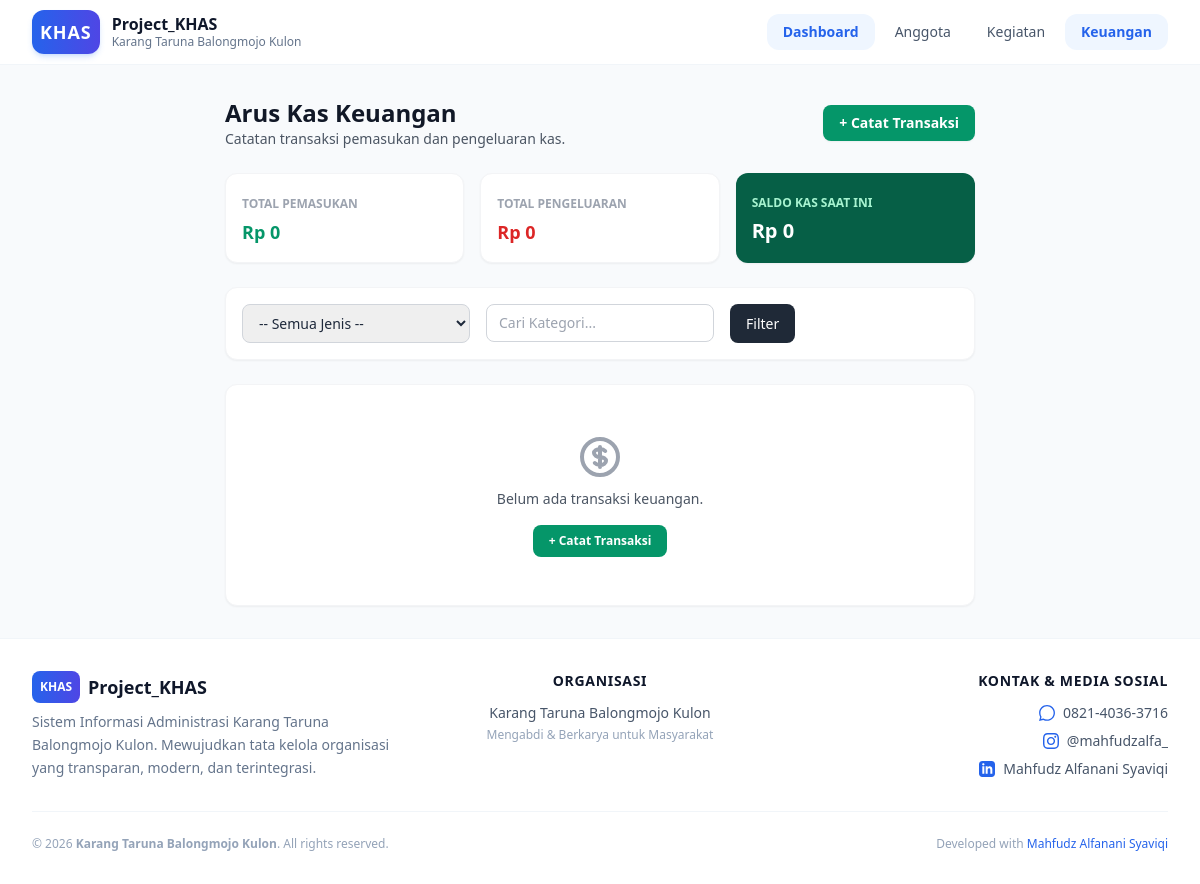
Page /keuangan/index.php on the earlier database version.
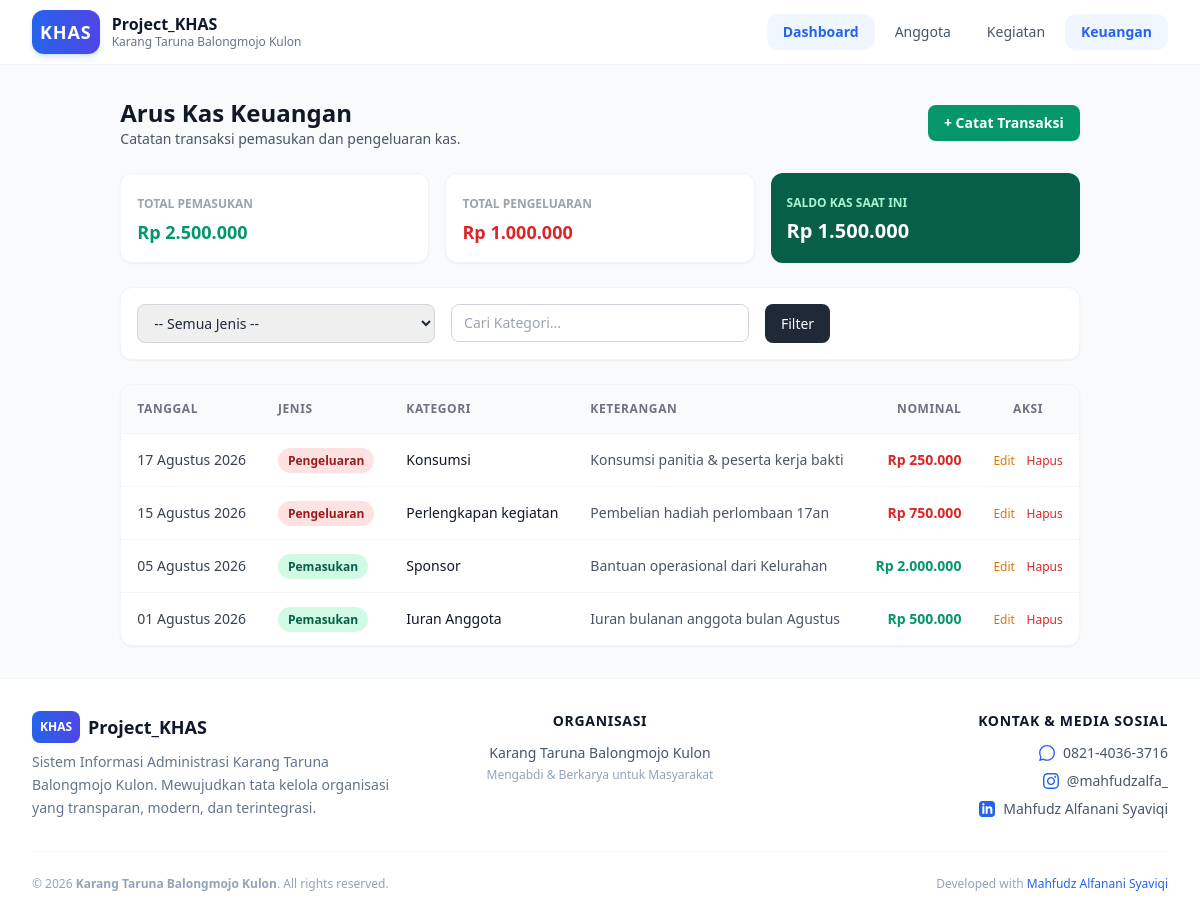
Same page on the later database version.
### tables this page shows
CREATE TABLE IF NOT EXISTS `keuangan` (
  `id` INT AUTO_INCREMENT PRIMARY KEY,
  `tanggal` DATE NOT NULL,
  `jenis` ENUM('Pemasukan', 'Pengeluaran') NOT NULL,
  `kategori` VARCHAR(50) NOT NULL,
  `keterangan` TEXT NOT NULL,
  `nominal` DECIMAL(12,2) NOT NULL DEFAULT 0.00,
  `created_at` TIMESTAMP DEFAULT CURRENT_TIMESTAMP,
  `updated_at` TIMESTAMP DEFAULT CURRENT_TIMESTAMP ON UPDATE CURRENT_TIMESTAMP
);

### config/database.php (called while the page is built, shortened)
<?php
function base_url($path = '')
{
  return 'http://localhost/Project_Khas/' . ltrim($path, '/');
}
function format_rupiah($angka)
{
  return 'Rp ' . number_format($angka, 0, ',', '.');
}
function format_tanggal($tanggal)
{
  $bulan = [
    1 => 'Januari',
    'Februari',
    'Maret',
    'April',
    'Mei',
    'Juni',
    'Juli',
    'Agustus',
    'September',
    'Oktober',
    'November',
    'Desember'
  ];
  $split = explode('-', $tanggal);
  return $split[2] . ' ' . $bulan[(int)$split[1]] . ' ' . $split[0];
}

### keuangan/index.php (the view, shortened to what the changed rows need)
<?php
require_once __DIR__ . '/../config/database.php';
$query = "SELECT * FROM keuangan WHERE 1=1";
$params = [];
$query .= " ORDER BY tanggal DESC, id DESC";
$stmt = $pdo->prepare($query);
$stmt->execute($params);
$keuangan_list = $stmt->fetchAll();
$tot_masuk = $pdo->query("SELECT SUM(nominal) FROM keuangan WHERE jenis = 'Pemasukan'")->fetchColumn() ?: 0;
$tot_keluar = $pdo->query("SELECT SUM(nominal) FROM keuangan WHERE jenis = 'Pengeluaran'")->fetchColumn() ?: 0;
$saldo = $tot_masuk - $tot_keluar;
require_once __DIR__ . '/../includes/header.php';
require_once __DIR__ . '/../includes/navbar.php';
?>
<main class="max-w-7xl mx-auto px-4 sm:px-6 lg:px-8 py-8 flex-grow">
  <div class="flex flex-col md:flex-row md:items-center justify-between gap-4 mb-6">
    <div>
      <h1 class="text-2xl font-bold text-gray-900">Arus Kas Keuangan</h1>
    </div>
  </div>
  <div class="grid grid-cols-1 sm:grid-cols-3 gap-4 mb-6">
    <div class="bg-white p-4 rounded-xl border border-gray-100 shadow-sm">
      <span class="text-xs font-semibold text-gray-400 uppercase">Total Pemasukan</span>
      <div class="text-lg font-bold text-emerald-600 mt-1"><?= format_rupiah($tot_masuk) ?></div>
    </div>
    <div class="bg-white p-4 rounded-xl border border-gray-100 shadow-sm">
      <span class="text-xs font-semibold text-gray-400 uppercase">Total Pengeluaran</span>
      <div class="text-lg font-bold text-red-600 mt-1"><?= format_rupiah($tot_keluar) ?></div>
    </div>
    <div class="bg-emerald-800 text-white p-4 rounded-xl shadow-sm">
      <span class="text-xs font-semibold text-emerald-200 uppercase">Saldo Kas Saat Ini</span>
      <div class="text-xl font-black mt-1"><?= format_rupiah($saldo) ?></div>
    </div>
  </div>
  <div class="bg-white rounded-xl shadow-sm border border-gray-100 overflow-hidden">
    <?php if (empty($keuangan_list)): ?>
      <div class="text-center py-12 px-4">
        <p class="mt-2 text-sm text-gray-600 font-medium">Belum ada transaksi keuangan.</p>
        <a href="<?= base_url('keuangan/tambah.php') ?>" class="mt-4 inline-block px-4 py-2 bg-emerald-600 text-white text-xs font-semibold rounded-lg hover:bg-emerald-700">+ Catat Transaksi</a>
      </div>
    <?php else: ?>
      <div class="overflow-x-auto">
        <table class="w-full text-left border-collapse text-sm">
          <thead>
            <tr class="bg-gray-50 border-b border-gray-100 text-gray-500 uppercase text-xs tracking-wider">
              <th class="p-4">Tanggal</th>
              <th class="p-4">Jenis</th>
              <th class="p-4">Kategori</th>
              <th class="p-4">Keterangan</th>
              <th class="p-4 text-right">Nominal</th>
              <th class="p-4 text-center">Aksi</th>
            </tr>
          </thead>
          <tbody class="divide-y divide-gray-100">
            <?php foreach ($keuangan_list as $t): ?>
              <tr class="hover:bg-gray-50 transition">
                <td class="p-4 text-gray-700 whitespace-nowrap"><?= format_tanggal($t['tanggal']) ?></td>
                <td class="p-4">
                  <span class="px-2.5 py-1 text-xs rounded-full font-bold <?= $t['jenis'] === 'Pemasukan' ? 'bg-emerald-100 text-emerald-800' : 'bg-red-100 text-red-800' ?>">
                    <?= $t['jenis'] ?>
                  </span>
                </td>
                <td class="p-4 font-medium text-gray-900"><?= htmlspecialchars($t['kategori']) ?></td>
                <td class="p-4 text-gray-600"><?= htmlspecialchars($t['keterangan']) ?></td>
                <td class="p-4 text-right font-bold whitespace-nowrap <?= $t['jenis'] === 'Pemasukan' ? 'text-emerald-600' : 'text-red-600' ?>">
                  <?= format_rupiah($t['nominal']) ?>
                </td>
                <td class="p-4 text-center space-x-2">
                  <a href="<?= base_url('keuangan/edit.php?id=' . $t['id']) ?>" class="text-amber-600 hover:text-amber-800 font-medium text-xs">Edit</a>
                  <button type="button" data-delete-url="<?= base_url('keuangan/hapus.php?id=' . $t['id']) ?>" data-delete-title="Transaksi <?= htmlspecialchars($t['kategori']) ?>" class="btn-delete text-red-600 hover:text-red-800 font-medium text-xs">Hapus</button>
                </td>
              </tr>
            <?php endforeach; ?>
          </tbody>
        </table>
      </div>
    <?php endif; ?>
  </div>
</main>
<?php require_once __DIR__ . '/../includes/footer.php'; ?>

### includes/navbar.php (shortened to what the changed rows need)
<header class="bg-white/90 dark:bg-slate-900/90 backdrop-blur-md border-b border-slate-100 dark:border-slate-800 text-slate-800 dark:text-slate-100 sticky top-0 z-40 transition-colors duration-200">
  <div class="max-w-7xl mx-auto px-4 sm:px-6 lg:px-8">
    <div class="flex items-center justify-between h-16">
      <nav class="hidden md:flex space-x-1">
        <?php
        $current_uri = $_SERVER['REQUEST_URI'];
        $nav_items = [
          'Dashboard' => 'index.php',
          'Anggota'   => 'anggota/index.php',
          'Kegiatan'  => 'kegiatan/index.php',
          'Keuangan'  => 'keuangan/index.php',
        ];
        foreach ($nav_items as $name => $link):
          $full_link = base_url($link);
          $is_active = false;
          if ($link === 'index.php') {
            $is_active = (basename($current_uri) === 'index.php' || basename($current_uri) === 'Project_Khas' || basename($current_uri) === '');
          } else {
            $folder_name = explode('/', $link)[0];
            $is_active = (strpos($current_uri, '/' . $folder_name . '/') !== false);
          }
          $active_class = $is_active
            ? 'bg-blue-50 dark:bg-blue-900/40 text-blue-600 dark:text-blue-400 font-semibold'
            : 'text-slate-600 dark:text-slate-300 hover:bg-slate-100 dark:hover:bg-slate-800 hover:text-slate-900 dark:hover:text-white font-medium';
        ?>
          <a href="<?= $full_link ?>" class="px-4 py-2 rounded-xl text-sm transition-all duration-150 <?= $active_class ?>">
            <?= $name ?>
          </a>
        <?php endforeach; ?>
      </nav>
    </div>
  </div>
</header>

Differences in the rows shown:
added keuangan: tanggal "17 Agustus 2026", jenis "Pengeluaran", kategori "Konsumsi", keterangan "Konsumsi panitia & peserta kerja bakti", nominal "Rp 250.000"
added keuangan: tanggal "15 Agustus 2026", jenis "Pengeluaran", kategori "Perlengkapan kegiatan", keterangan "Pembelian hadiah perlombaan 17an", nominal "Rp 750.000"
added keuangan: tanggal "05 Agustus 2026", jenis "Pemasukan", kategori "Sponsor", keterangan "Bantuan operasional dari Kelurahan", nominal "Rp 2.000.000"
added keuangan: tanggal "01 Agustus 2026", jenis "Pemasukan", kategori "Iuran Anggota", keterangan "Iuran bulanan anggota bulan Agustus", nominal "Rp 500.000"
Other differences:
format_rupiah($tot_masuk): "Rp 0" → "Rp 2.500.000"
format_rupiah($tot_keluar): "Rp 0" → "Rp 1.000.000"
format_rupiah($saldo): "Rp 0" → "Rp 1.500.000"
text no longer shown: "Belum ada transaksi keuangan. + Catat Transaksi"
text now shown: "TANGGAL JENIS KATEGORI KETERANGAN NOMINAL AKSI"
